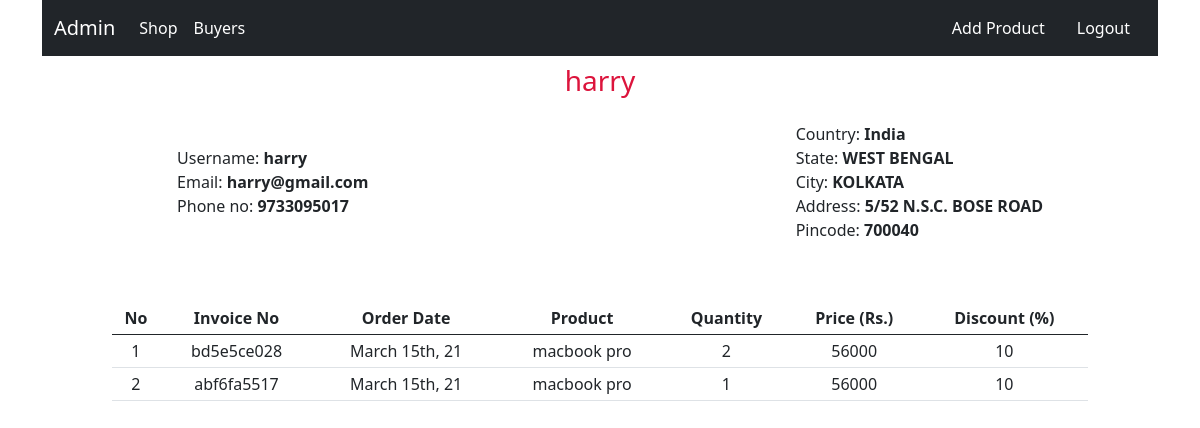
Page /info/harry on the earlier database version.
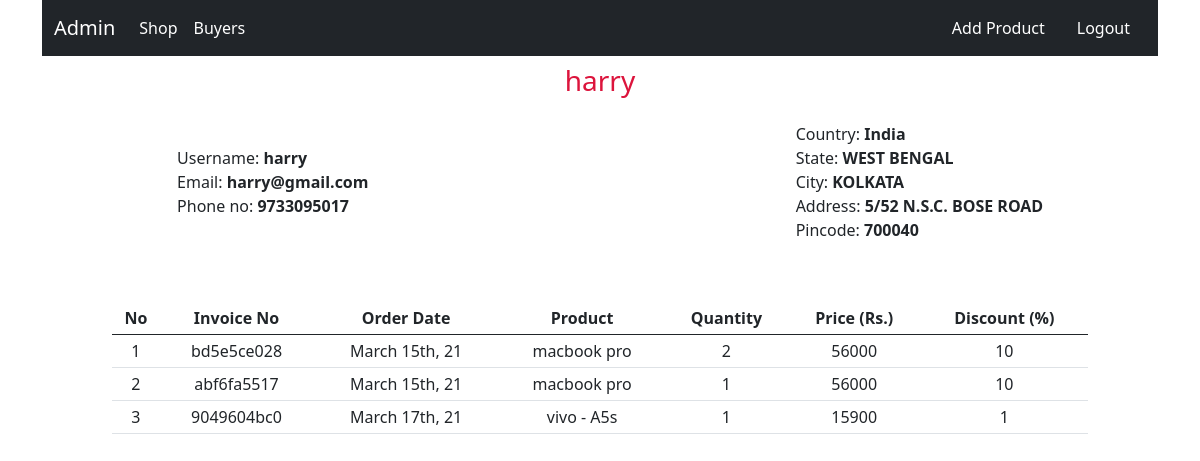
Same page on the later database version.
### shop/customers/models.py (models this page shows, shortened)
class Order(db.Model):
    id = db.Column(db.Integer, primary_key = True)
    invoice = db.Column(db.String(15), unique = True, nullable=False)
    status = db.Column(db.String(50), nullable = False, default = 'Pending')
    customer_id = db.Column(db.Integer, db.ForeignKey('customer.id'), nullable=False)
    order_date = db.Column(db.DateTime, nullable = False, default = datetime.utcnow)
    orders = db.Column(jsonEncodedDict)

### shop/admin/routes.py (the view)
@app.route('/info/<name>')
def info(name):
    customer = Customer.query.filter_by(name = name).first()
    order = Order.query.filter_by(customer_id = customer.id).all()
    return render_template('admin/info.html', customer = customer, order = order)

### shop/customers/models.py (called while the page is built)
    def process_result_value(self, value, dialect):
        if value is None:
            return {}
        else:
            return json.loads(value)

### shop/templates/admin/info.html (shortened to what this page needs)
{% extends "base.html" %}
{% block content %}
{% include 'admin_navbar.html' %}
<h3 class="text-center mt-2" style="color: crimson;">{{ customer.name }}</h3>
<div class="main" style="display: flex; align-items: center;
justify-content: center;
margin-top: 2%;
margin-left: 2%;
margin-bottom: 5%;">
<div class="row" style="flex: 3; margin-left: 12%;">
<span>Username:   <b>{{ customer.username }}</b></span>
<span>Email: <b>{{ customer.email}}</b></span>
<span>Phone no: <b>{{ customer.contact}}</b></span>
</div>
<div class="row" style="flex: 2;" >
<span>Country: <b>{{ customer.country}}</b></span>
<span>State: <b>{{ customer.state}}</b></span>
<span>City: <b>{{ customer.city}}</b></span>
<span>Address: <b>{{ customer.address}}</b></span>
<span>Pincode: <b>{{ customer.pin }}</b></span>
</div>
</div>
<div class="conatiner"style="margin-left: 7rem; margin-right: 7rem;" >
    <table class="table table-sm table-condensed table-hover ml-2" style="text-align: center";>
        <thead>
            <th>No</th>
            <th>Invoice No</th>
            <th>Order Date</th>
            <th>Product</th>
            <th>Quantity</th>
            <th>Price (Rs.)</th>
            <th>Discount (%)</th>
        </thead>
        <tbody>
{% if order %}
{% for ord in order %}
            <tr>
                <td>{{ loop.index }}</td>
                <td>{{ ord.invoice }}</td>
                <td>{{ moment(ord.order_date).format("MMMM Do, YY") }}</td>
                {% for key, product in ord.orders.items()  %}
<td>{{ product.name }}
  </td>
<td>{{ product.quantity }}</td>
<td>{{ product.price }}</td>
<td>{{ product.discount }}</td>
{% endfor %}
            </tr>
            {% endfor %}
            {% endif %}
        </tbody>
    </table>
</div>
{% endblock %}

Differences in the rows shown:
added Order: invoice "9049604bc0", order_date "March 17th, 21", name "vivo - A5s", quantity "1", price "15900", discount "1"
